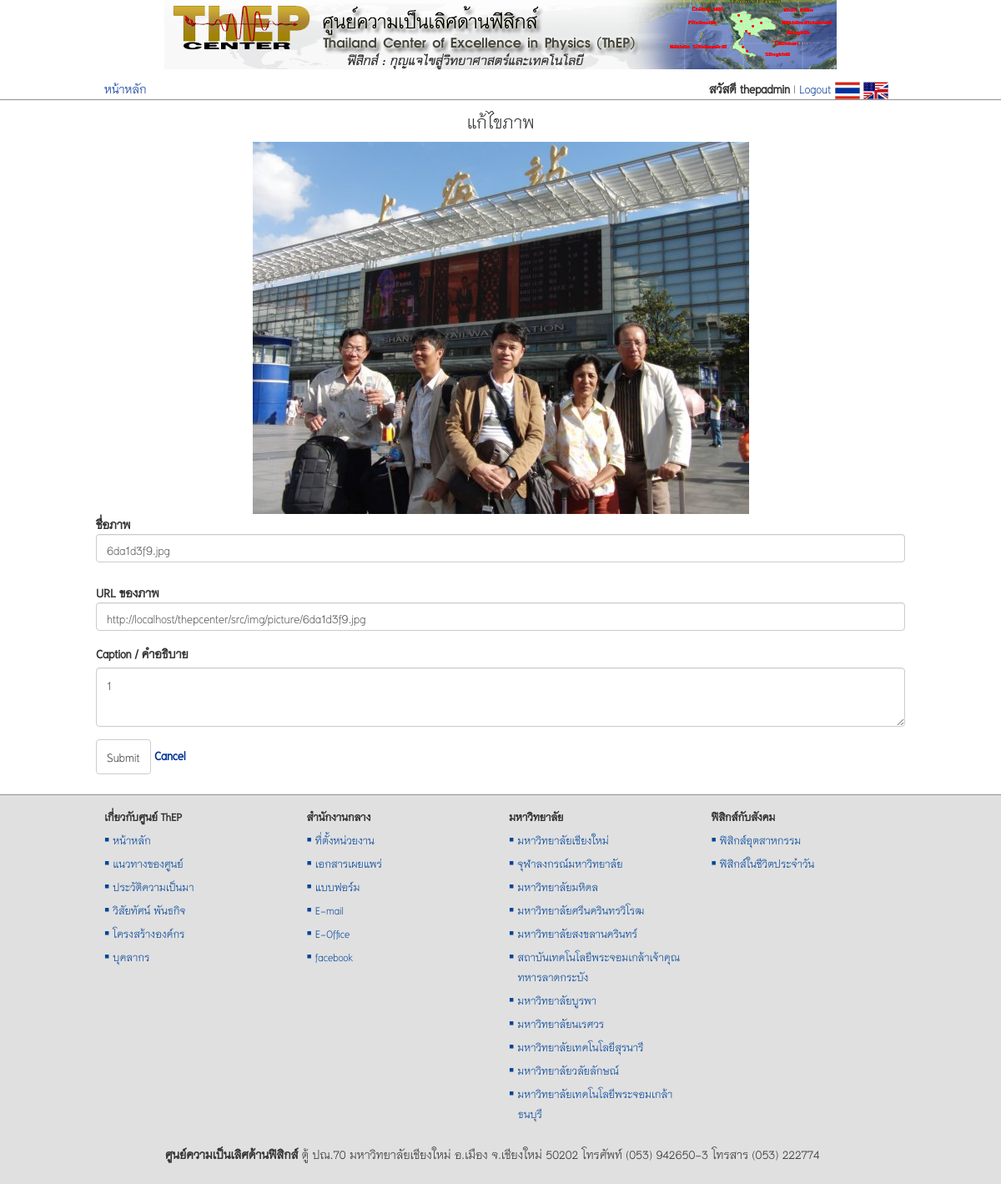
Screenshot of /views/edit-picture.php?edit_id=79 (signed in) with the database file from the repository.
### tables this page shows
CREATE TABLE `tb_picture` (
  `id` int(11) NOT NULL auto_increment,
  `name` varchar(255) NOT NULL,
  `caption` varchar(255) NOT NULL,
  `gallery_id` int(11) NOT NULL,
  `pic_no` int(11) NOT NULL,
  `type` varchar(255) NOT NULL,
  `size` float NOT NULL,
  `folder` varchar(255) NOT NULL,
  `modified` varchar(255) NOT NULL,
  PRIMARY KEY  (`id`)
);

### src/views/edit-picture.php (the view, shortened to what this page needs)
<?php
if (isset($_GET['edit_id'])) {
    $edit_id = $_GET['edit_id'];
}
$sql = "SELECT * FROM tb_picture WHERE id = $edit_id;";
$result = mysql_query($sql);
$p = mysql_fetch_array($result);
?>
</head>
<body>
    <div class="container">
        <div class="row">
            <h2 class="text-center">แก้ไขภาพ</h2>
            <form role="form" name="form1" method="post" action="<?php echo $_SERVER['PHP_SELF']; ?>" enctype="multipart/form-data">
                <p class="text-center"><img style="max-width: 100%; height: auto;" src="../img/picture/<?php echo $p['name']; ?>"></p>
                <div>
                    <p><strong>ชื่อภาพ</strong></p>
                    <p class="p-input"><?php echo $p['name'] ?></p>
                    <p>&nbsp;</p>
                </div>
                <div class="form-group">
                    <p><strong>URL ของภาพ</strong></p>
                    <p class="p-input"><?php echo BASEPATH . 'img/picture/' . $p['name'] ?></p>
                </div>
                <div class="form-group">
                    <label>Caption / คำอธิบาย</label>
                    <textarea class="form-control" name="caption" rows="2"><?php echo $p['caption'] ?></textarea>
                </div>
                <input type="submit" value="Submit" class="btn btn-default"> <a href="gallery.php?gal_id=<?php echo $p['gallery_id']; ?>" style="font-weight: bold;">Cancel</a>
            </form>
        </div>
    </div>
</body>
</html>

### src/themes/assets/css/docs.css (style rules this page uses)
body { position: relative; padding-top: 50px; }

### src/style/main.css (style rules this page uses)
body { margin: 0; padding: 0; width: 100%; background-color: #FFF; font-family: 'TH Niramit AS'; font-size: 20px; line-height: 24px; color: #333; }
h1, h2, h3, h4, h5, h6, .h1, .h2, .h3, .h4, .h5, .h6 { font-family: 'TH Niramit AS'; font-weight: 400; }
a { text-decoration: none; color: #003399; }
h1, h2, h3 { margin-top: 10px; margin-bottom: 8px; }
p { margin: 0 }
.form-control { font-size: 20px; }
.btn { font-size: 20px; }
.p-input { display: block; width: 100%; height: 34px; padding: 6px 12px; color: #555; vertical-align: middle; background-color: #fff; border: 1px solid #ccc; border-radius: 4px; -webkit-box-shadow: inset 0 1px 1px rgba(0,0,0,0.075); box-shadow: inset 0 1px 1px rgba(0,0,0,0.075); -webkit-transition: border-color ease-in-out .15s, box-shadow ease-in-out .15s; transition: border-color ease-in-out .15s, box-shadow ease-in-out .15s; }
@media (min-width: 1200px) { .container { max-width: 100%; } }
@media (min-width: 1200px) { .container > .row, footer > .row { width: 970px; margin: auto; } }

### rows the page displays
tb_picture: name (picture), name "6da1d3f9.jpg", caption "1"

### other values shown
$output "สวัสดี thepadmin | Logout"
BASEPATH "http://localhost/thepcenter/src/"
